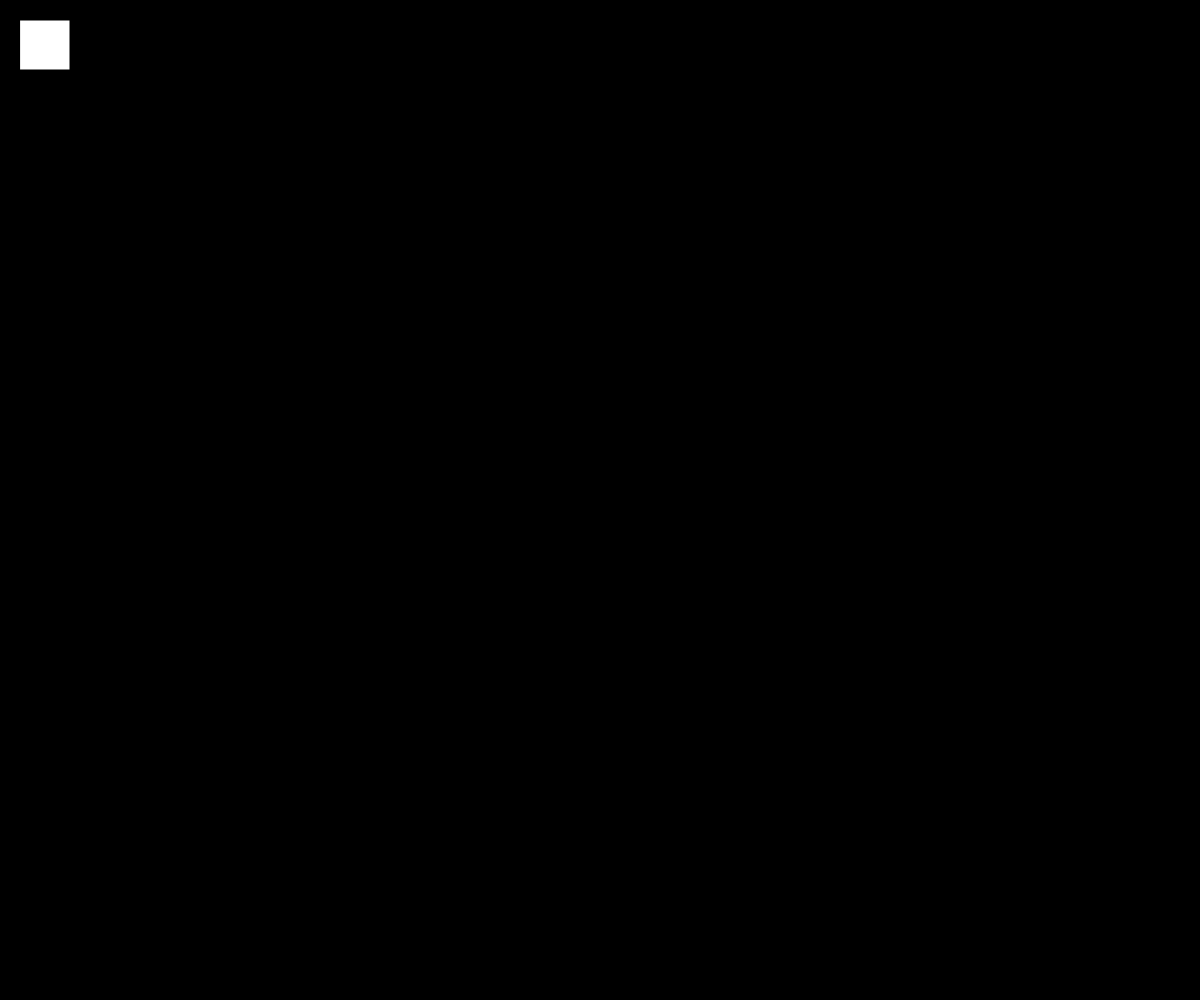
Frame 1 (no input)
Frame 60 (no input): identical to frame 1, image omitted
Frame 120 (the mouse pressed at the canvas centre since frame 60): identical to frame 1, image omitted

The p5.js sketch that drew this single still picture (run headless with seeded random() and noise() and a simulated clock; from frame 60 on, the mouse is pressed at the canvas centre):

// p5.js sketch
// ── sketch.js

function setup() {
	console.log("🚀 - Setup initialized - P5 is running");

	createCanvas(windowWidth, windowHeight)
}

function windowResized() {
	resizeCanvas(windowWidth, windowHeight);
}

function draw() { 
	background(0);
	rect(20,20,50,50);

}


// ── main.js
console.log('front started');
